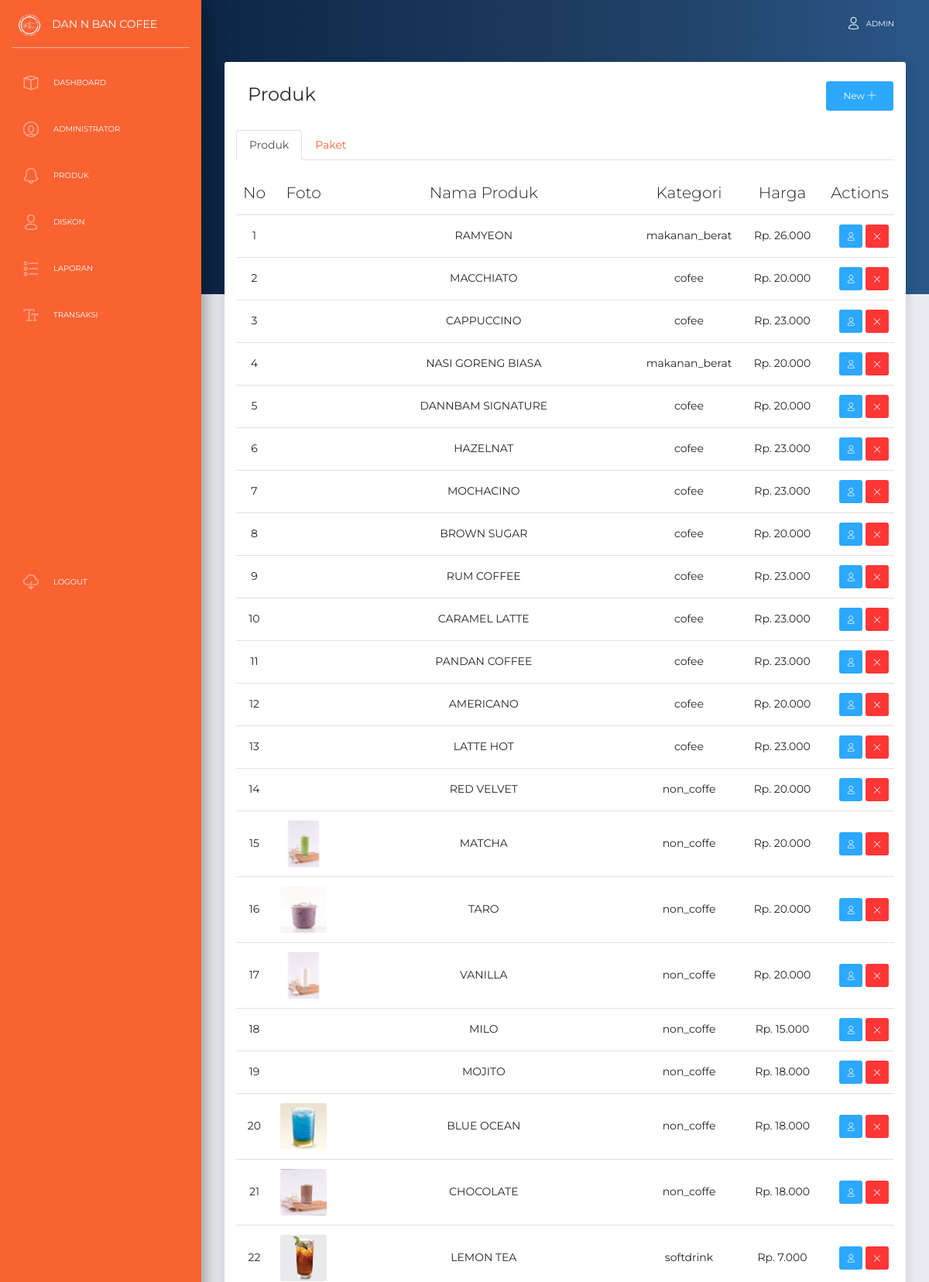
/admin/index.php?p=produk (signed in, upper part), run on the app's committed database.
### tables this page shows
CREATE TABLE `produk` (
  `id_produk` int(11) NOT NULL,
  `kategori_produk` varchar(50) NOT NULL,
  `nama_produk` varchar(100) NOT NULL,
  `detail_produk` varchar(300) NOT NULL,
  `harga_produk` double NOT NULL,
  `foto_produk` varchar(100) NOT NULL
);

### system/system.php (called while the page is built, shortened)
<?php
class koneksi{
    public $conn;
    function __construct()
    {
       $this->conn =  mysqli_connect("localhost", "root","","u6972820_cafe");
    }
function selectAll($query){
    $result = mysqli_query( $this->conn , $query);
    $rows = [];
    while ($row = mysqli_fetch_assoc($result) )
    {
        $rows[] = $row;
    }
    return $rows;
}
}
?>

### admin/pages/produk/produk.php (the view, shortened to what this page needs)
<div class="content container " style="margin-top: -300px;">
<div class="card shadow">
  <div class="card-header">
        <h4 class="card-title col-md-4  float-left">Produk</h4>
        <a href="?p=tambah-produk"  class="btn btn-info text-center float-right">New  <i class="now-ui-icons ui-1_simple-add"></i></a>
    </div>
    <div class="card card-nav-tabs card-plain">
    <div class="card-header card-header-danger">
        <div class="nav-tabs-navigation">
            <div class="nav-tabs-wrapper">
                <ul class="nav nav-tabs" data-tabs="tabs">
                    <li class="nav-item">
                        <a class="nav-link active" href="#produk" data-toggle="tab">Produk</a>
                    </li>
                    <li class="nav-item">
                        <a class="nav-link" href="#paket" data-toggle="tab">Paket</a>
                    </li>
                </ul>
            </div>
        </div>
    </div>
    <div class="card-body ">
        <div class="tab-content text-center">
            <div class="tab-pane active" id="produk">
            <div class="table-responsive">
    <table class="table align-items-center table-flush">
    <thead>
        <tr>
            <th class="text-center">No</th>
            <th>Foto</th>
            <th>Nama Produk</th>
            <th>Kategori</th>
            <th>Harga</th>
            <th class="text-right">Actions</th>
        </tr>
    </thead>
    <tbody>
      <?php
      $no = 1;
      $query = $koneksi->selectAll("SELECT * FROM produk WHERE NOT kategori_produk = 'paket' ");
      foreach($query as $row):
      ?>
        <tr>
            <td class="text-center"><?= $no ?></td>
            <td> <img width="60px" src="img/produk/<?= $row["foto_produk"] ?>" alt=""> </td>
            <td><?= $row["nama_produk"] ?></td>
            <td><?= $row["kategori_produk"] ?></td>
            <td>Rp. <?= number_format($row["harga_produk"],0,",",".") ?></td>
            <td class="td-actions text-right">
            <a href="?p=edit-produk&id=<?= $row['id_produk'] ?>"  class="btn btn-info btn-sm btn-icon">
                    <i class="now-ui-icons users_single-02"></i>
                </a>
                <a href="?p=hapus-produk&id=<?= $row['id_produk'] ?>" onclick="return confirm('yakin dihapus?')" class="btn btn-danger btn-sm btn-icon">
                    <i class="now-ui-icons ui-1_simple-remove"></i>
        </a>
            </td>
        </tr>
        <?php $no++; endforeach; ?>
    </tbody>
</table>
</div>
            </div>
        </div>
    </div>
  </div>
</div>
        </div>

### admin/index.php (shortened to what this page needs)
<?php
if(!@$_SESSION['id_admin']){
    include "pages/dashboard/login.php";
}else{
    include "pages/index.php";
}
?>

### admin/pages/index.php (shortened to what this page needs)
<?php
  include "../system/system.php";
  $koneksi = new koneksi();
  ?>
<!DOCTYPE html>
<html lang="en">
<head>
  <link rel="stylesheet" href="https://use.fontawesome.com/releases/v5.7.1/css/all.css">
  <link href="../assets/css/bootstrap.min.css" rel="stylesheet" />
  <link href="../assets/css/now-ui-dashboard.css?v=1.5.0" rel="stylesheet" />
  <link href="../assets/demo/demo.css" rel="stylesheet" />
</head>
<body class="">
  <div class="wrapper ">
    <div class="sidebar" data-color="orange">
      <div class="logo">
        <a href="http://www.creative-tim.com" class="simple-text logo-mini">
          <img src="../assets/img/LOGO_CAFE.png" alt="">
        </a>
        <a href="http://www.creative-tim.com" class="simple-text logo-normal">
          DAN N BAN COFEE
        </a>
      </div>
      <div class="sidebar-wrapper" id="sidebar-wrapper">
        <ul class="nav">
        <?php
              if( $_SESSION['level'] == 1):
          ?>
          <li class=" ">
            <a href="?p=dashboard">
              <i class="now-ui-icons design_app"></i>
              <p>Dashboard</p>
            </a>
          </li>
          <li>
            <a href="?p=administrator">
            <i class="now-ui-icons users_circle-08"></i>
              <p>Administrator</p>
            </a>
          </li>
          <li>
            <a href="?p=produk">
              <i class="now-ui-icons ui-1_bell-53"></i>
              <p>Produk</p>
            </a>
          </li>
          <li>
            <a href="?p=diskon">
              <i class="now-ui-icons users_single-02"></i>
              <p>Diskon</p>
            </a>
          </li>
          <li>
            <a href="?p=laporan">
              <i class="now-ui-icons design_bullet-list-67"></i>
              <p>Laporan</p>
            </a>
          </li>
          <?php
          endif;
              if($_SESSION['level'] == 2 OR $_SESSION['level'] == 1):
          ?>
          <li>
            <a href="?p=transaksi">
              <i class="now-ui-icons text_caps-small"></i>
              <p>Transaksi</p>
            </a>
          </li>
          <li class="active-pro">
            <a href="pages/dashboard/logout.php">
              <i class="now-ui-icons arrows-1_cloud-download-93"></i>
              <p>Logout</p>
            </a>
          </li>
          <?php
            endif
          ?>
        </ul>
      </div>
    </div>
    <div class="main-panel" id="main-panel">
      <nav class="navbar navbar-expand-lg navbar-transparent  bg-primary  navbar-absolute">
        <div class="container-fluid">
          <div class="navbar-wrapper">
          </div>
          <div class="collapse navbar-collapse justify-content-end" id="navigation">
            <ul class="navbar-nav">
              <li class="nav-item">
                <a class="nav-link" href="#pablo">
                  <i class="now-ui-icons users_single-02"></i>
                  <p>
                  <?= $_SESSION['username'] ?>
                  </p>
                </a>
              </li>
            </ul>
          </div>
        </div>
      </nav>
      <?php
                if(!@$_GET['p']){
                  if($_SESSION['level'] == 2){
                    include "transaksi/transaksi.php";
                  }else{
                    include "dashboard/dashboard.php";
                  }
                }else{
                    include "page.php";
                }
            ?>
    </div>
  </div>
</body>
</html>

### admin/pages/page.php (shortened to what this page needs)
<?php
    switch($_GET['p']){
        case 'produk'    :if(!file_exists('pages/produk/produk.php'))die("Halaman Tidak Ada");
                            include 'pages/produk/produk.php';
                            break;
                            break;
                        }
?>

### assets/demo/demo.css (style rules this page uses)
@media all and (min-width: 992px) { .sidebar .nav>li.active-pro { position: absolute; width: 100%; bottom: 10px; } }

### data on the page
produk: nama_produk "RAMYEON", kategori_produk "makanan_berat", harga_produk "26.000"
produk: nama_produk "MACCHIATO", kategori_produk "cofee", harga_produk "20.000"
produk: nama_produk "CAPPUCCINO", kategori_produk "cofee", harga_produk "23.000"
produk: nama_produk "NASI GORENG BIASA", kategori_produk "makanan_berat", harga_produk "20.000"
produk: nama_produk "DANNBAM SIGNATURE", kategori_produk "cofee", harga_produk "20.000"
produk: nama_produk "HAZELNAT", kategori_produk "cofee", harga_produk "23.000"
produk: nama_produk "MOCHACINO", kategori_produk "cofee", harga_produk "23.000"
produk: nama_produk "BROWN SUGAR", kategori_produk "cofee", harga_produk "20.000"
produk: nama_produk "RUM COFFEE", kategori_produk "cofee", harga_produk "23.000"
produk: nama_produk "CARAMEL LATTE", kategori_produk "cofee", harga_produk "23.000"
produk: nama_produk "PANDAN COFFEE", kategori_produk "cofee", harga_produk "23.000"
produk: nama_produk "AMERICANO", kategori_produk "cofee", harga_produk "20.000"
produk: nama_produk "LATTE HOT", kategori_produk "cofee", harga_produk "23.000"
produk: nama_produk "RED VELVET", kategori_produk "non_coffe", harga_produk "20.000"
produk: foto_produk (picture), nama_produk "MATCHA", kategori_produk "non_coffe", harga_produk "20.000"
produk: foto_produk (picture), nama_produk "TARO", kategori_produk "non_coffe", harga_produk "20.000"
produk: foto_produk (picture), nama_produk "VANILLA", kategori_produk "non_coffe", harga_produk "20.000"
produk: nama_produk "MILO", kategori_produk "non_coffe", harga_produk "15.000"
produk: nama_produk "MOJITO", kategori_produk "non_coffe", harga_produk "18.000"
produk: foto_produk (picture), nama_produk "BLUE OCEAN", kategori_produk "non_coffe", harga_produk "18.000"
produk: foto_produk (picture), nama_produk "CHOCOLATE", kategori_produk "non_coffe", harga_produk "18.000"
produk: foto_produk (picture), nama_produk "LEMON TEA", kategori_produk "softdrink", harga_produk "7.000"

### other printed values
$_SESSION['username'] "ADMIN"
